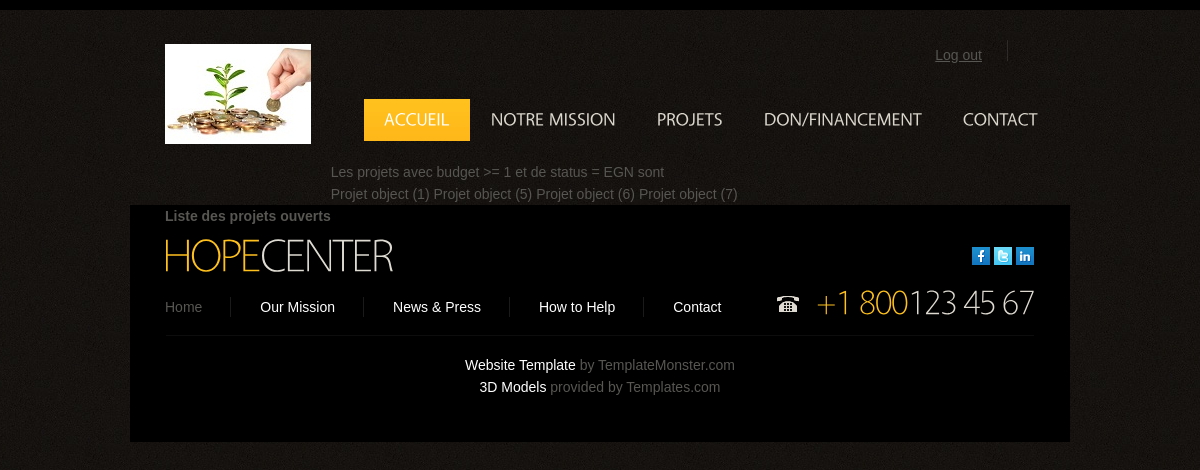
The app's page /search/1/EGN, older data.
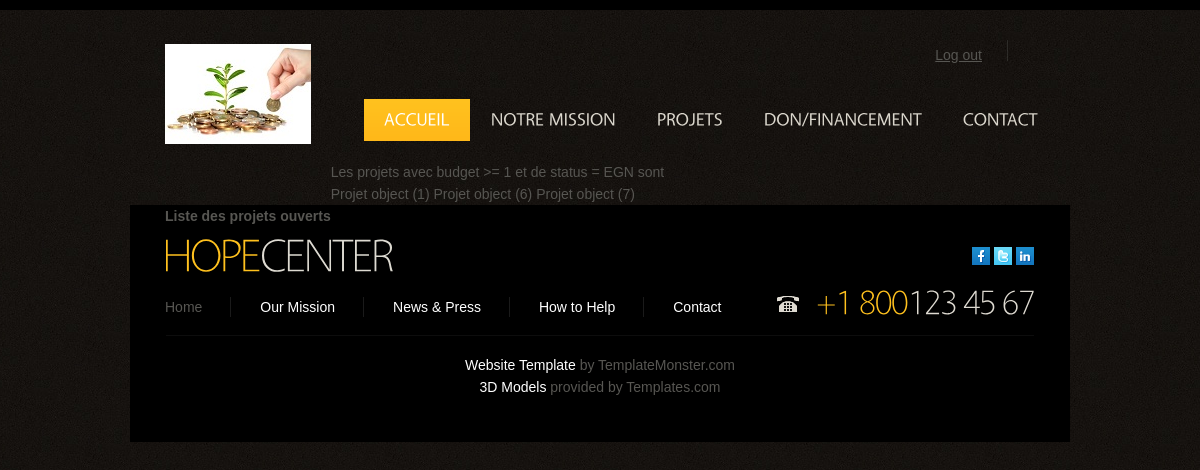
The same page, newer data.
### djago/models.py (models this page shows)
class Projet(models.Model):
    STATUT = [("SDI", "Stade d'Idée"),
              ('EGN', "En Gestation"),
              ('JLC', "Juste Lancé"),
              ('EAE', "En Activité"),
              ('C', "Cloturé")
              ]
    nom = models.CharField(null=False, blank=False, max_length=50, verbose_name='Nom du Projet')
    resume = models.CharField(null=False, blank=False, max_length=250, verbose_name='Description du Projet')
    couverture = models.ImageField(null=True, blank=True, verbose_name="Photo d'Illustration du Projet",
                                   upload_to="photos/")
    secteur = models.CharField(null=False, blank=False, max_length=50, verbose_name="Secteur d'Activité")
    budget = models.FloatField(null=False, blank=False, verbose_name="Budget du Projet")
    statut = models.CharField(null=False, blank=False, max_length=30, choices=STATUT, verbose_name="Statut du Projet")
    date_pub = models.DateTimeField(null=False, blank=False, max_length=30,
                                    verbose_name="Date de Publication du Projet",
                                    default=timezone.now)
    fiche_desc = models.FileField(null=True, blank=True, verbose_name="Fichier de Presentation du Projet")
    user = models.ForeignKey(Utilisateur, null=True, blank=False, on_delete=models.PROTECT)
    donateurs = models.ManyToManyField("Utilisateur", through="deme.Don", related_name="+")
    Investisseurs = models.ManyToManyField("Utilisateur", through="deme.Financement", related_name="+")

### djago/views.py (the view)
# urls.py: path('search/<int:budget>/<str:statut>', views.lister_projets, name='listeProjet'),
def lister_projets(request, budget, statut='C'):
    from django.http import Http404
    if statut not in ["SDI", 'EGN', 'JLC', 'EAE', 'C']:
        raise Http404
    else:
        from .models import Projet
        projets = Projet.objects.filter(budget__gte=budget, statut=statut)
        return render(request, 'djago/lister_projets.html', locals())

### djago/templates/djago/lister_projets.html (shortened to what this page needs)
{% extends "base.html" %}
{% block body %}
<h1> Liste des projets ouverts </h1>
Les projets avec budget >= {{budget}} et de status = {{statut}} sont<br>
{% for ligne in projets %}
    {{ligne}}
{% empty %}
    inexistants pour le moment
{% endfor %}
{% endblock %}

Row changes from the older to the newer data that the page shows:
removed Projet: id "Projet object (5)"
